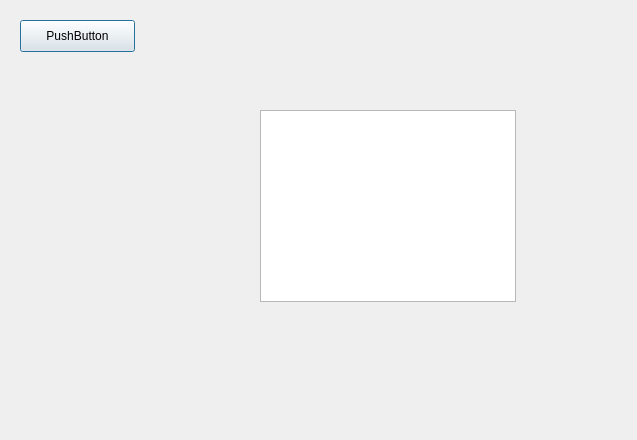
<?xml version="1.0" encoding="UTF-8"?>
<ui version="4.0">
 <class>preview</class>
 <widget class="QDialog" name="preview">
  <property name="geometry">
   <rect>
    <x>0</x>
    <y>0</y>
    <width>637</width>
    <height>440</height>
   </rect>
  </property>
  <property name="windowTitle">
   <string>Dialog</string>
  </property>
  <widget class="QGraphicsView" name="graphicsView">
   <property name="geometry">
    <rect>
     <x>260</x>
     <y>110</y>
     <width>256</width>
     <height>192</height>
    </rect>
   </property>
  </widget>
  <widget class="QPushButton" name="pushButton">
   <property name="geometry">
    <rect>
     <x>20</x>
     <y>20</y>
     <width>115</width>
     <height>32</height>
    </rect>
   </property>
   <property name="text">
    <string>PushButton</string>
   </property>
  </widget>
 </widget>
 <resources/>
 <connections/>
</ui>
